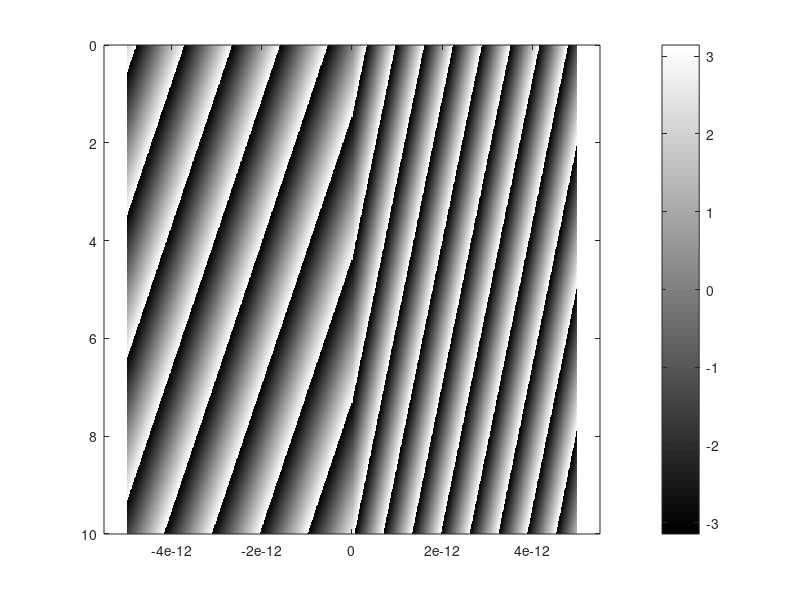

Source code (MATLAB): (Note: this script raises an error after producing the figure.)
function brytningPlantGransskikt()
    % Parametrar till beräkningarna
    nLuft       = 1;
    nGlas       = 1.6;
    thetaLuft   = 20;   % [deg.]
    lambda      = 1e-6;
    alfaLuft    = 0;
    alfaGlas    = 0;
    % thetaGlas   = asind((nLuft / nGlas) * sind(thetaLuft));
    
    % Kant vektorerna för beräknings områderna
    y           = linspace(0, 10e-6, 800);
    zLuft       = linspace(-5e-6, 0, 400);
    zGlas       = linspace(0,  5e-6, 400);
    
    % Definera riktningsvektorn för vågen i luft
    sLuft       = [sind(thetaLuft), cosd(thetaLuft)];
    
    % Definera riktningsvektorn för vågen i glas
    thetaGlas   = asind((nLuft / nGlas) * sind(thetaLuft));
    sGlas       = [sind(thetaGlas), cosd(thetaGlas)];
    
    % Generera planen i luft
    ULuft       = planewave(y, zLuft, sLuft, lambda, alfaLuft);
    
    % Generera planen i glas
    UGlas       = planewave(y, zGlas, sGlas, lambda / nGlas, alfaGlas);
    
    % Slå samman de två vågorna
    U           = [ULuft, UGlas];
    
    %%%
    % Generera en resultat figur
    %%%
    % Beräkna fasen
    Fas = angle(U);
    
    % Fixa vektorer till x och y axlar förö figuren
    yAxis = y * 1e6;            % [m] --> [µm]
    zAxis = [zLuft, zGlas];
    zAxis = zAxis * 1e-6;       % [m] --> [µm]
    
    
    % PLota resultatet
    figure(1);
    imagesc(zAxis, yAxis, Fas);
    colormap('gray');
    colorbar;
    
    cHandel = colorbar;
    set(cHandel.Title,'String','[-\pi,\pi]');
    axis xy;
    axis square;
    title("Fas", 'FontSize', 18);
    xlabel('z [\mum]', 'fontsize', 16);
    ylabel('y [\mum ]', 'fontsize', 16);
end

function [U] = planewave(y,z,s,lambda,alfa)
    % U = planewave(y,z,s,lambda)
    % This function generates the complex amplitude for a plane wave.
    % Input:
    %   y       - The vector defining the y edge of the calculation grid
    %   z       - The vector defining the z edge of the calculation grid
    %   s       - The direction of porpagation, s = [ydirection,zdirection]
    %   lambda  - The wavelength
    %   alpha   - The phase of the plane wave
    % Output:
    %   U       - The complex amplitude of the plane wave
    
    % Define the calculation grid
    [Z, Y] = meshgrid(z, y);
    Z = Z * s(2);
    Y = Y * s(1);

    % Define the wavenumber
    k = (2 * pi) / lambda;
    
    % Define the complex amplitude
    A_0 = 1;
    U = (A_0 * exp(1i * ((k * [Y + Z]) + alfa)));
end